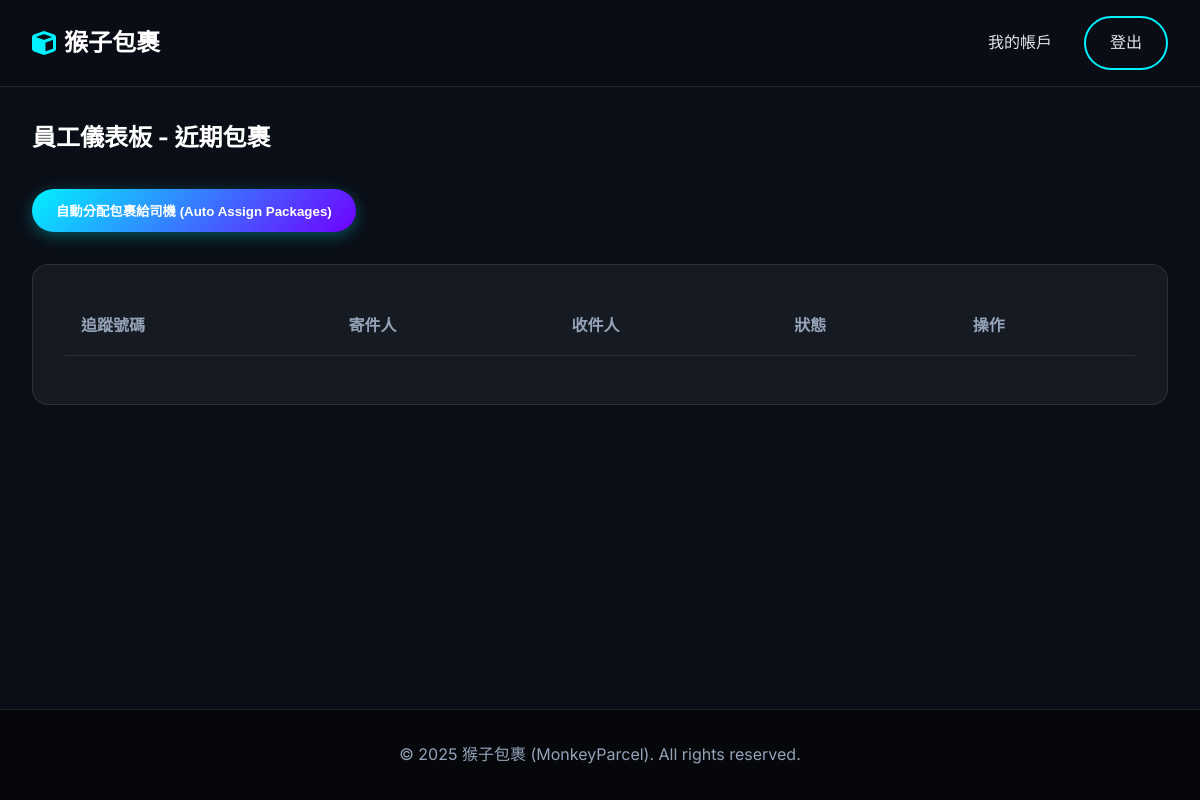
The page /dashboard (signed in) on the database as committed earlier.
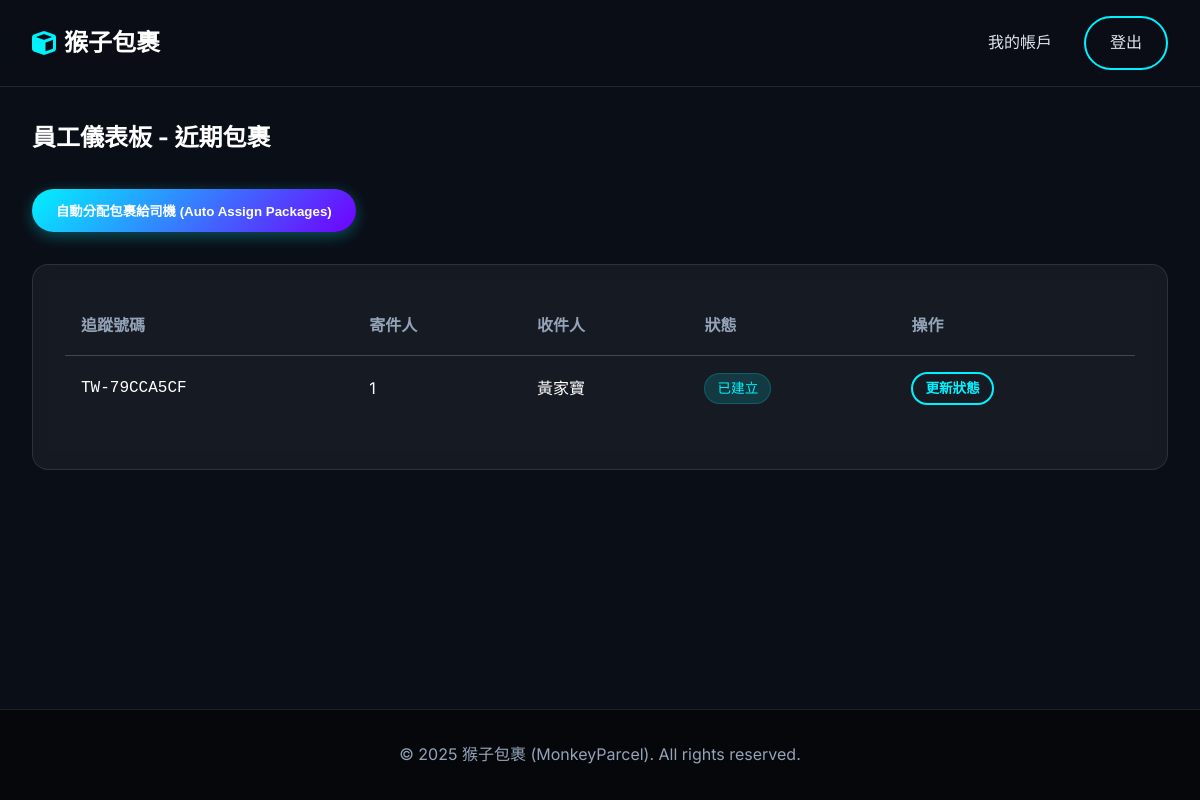
The same page on the database as committed later.
### app/models.py (models this page shows, shortened)
class Package(Base):
    __tablename__ = 'packages'
    id: Mapped[int] = mapped_column(primary_key=True)
    tracking_number: Mapped[str] = mapped_column(String(20), unique=True, nullable=False) # 物流單號
    sender_id: Mapped[int] = mapped_column(ForeignKey('customers.id'), nullable=False)
    recipient_name: Mapped[str] = mapped_column(String(100), nullable=False)
    recipient_address: Mapped[str] = mapped_column(String(200), nullable=False)
    recipient_phone: Mapped[str] = mapped_column(String(20), nullable=False)
    weight: Mapped[float] = mapped_column(Float, nullable=False) # 重量 (kg)
    width: Mapped[float] = mapped_column(Float, nullable=False)  # 寬 (cm)
    height: Mapped[float] = mapped_column(Float, nullable=False) # 高 (cm)
    length: Mapped[float] = mapped_column(Float, nullable=False) # 長 (cm)
    declared_value: Mapped[float] = mapped_column(Float, default=0.0) # 報值金額 (保險用)
    content_description: Mapped[str] = mapped_column(String(255), nullable=True) # 內容物描述
    package_type: Mapped[PackageType] = mapped_column(Enum(PackageType), default=PackageType.SMALL_BOX)
    delivery_speed: Mapped[DeliverySpeed] = mapped_column(Enum(DeliverySpeed), default=DeliverySpeed.STANDARD)
    status: Mapped[PackageStatus] = mapped_column(Enum(PackageStatus), default=PackageStatus.CREATED)
    is_hazardous: Mapped[bool] = mapped_column(Boolean, default=False)   # 易燃物/危險品
    is_fragile: Mapped[bool] = mapped_column(Boolean, default=False)     # 易碎品
    is_international: Mapped[bool] = mapped_column(Boolean, default=False) # 國際件
    created_at: Mapped[datetime] = mapped_column(DateTime, default=datetime.now) # 寄件時間
    estimated_delivery: Mapped[datetime] = mapped_column(DateTime, nullable=True) # 預計抵達時間
    shipping_cost: Mapped[float] = mapped_column(Float, default=0.0) # 運費金額
    sender: Mapped["Customer"] = relationship("Customer", back_populates="packages", foreign_keys=[sender_id])
    tracking_events: Mapped[List["TrackingEvent"]] = relationship("TrackingEvent", back_populates="package", cascade="all, delete-orphan")
    assigned_driver_id: Mapped[Optional[int]] = mapped_column(ForeignKey('users.id'), nullable=True)
    assigned_driver: Mapped[Optional["User"]] = relationship("User", foreign_keys=[assigned_driver_id])
    @property
    def status_label(self):
        return PACKAGE_STATUS_LABELS.get(self.status, self.status.value)

class User(Base):
    __tablename__ = 'users'
    id: Mapped[int] = mapped_column(primary_key=True)
    username: Mapped[str] = mapped_column(String(50), unique=True, nullable=False)
    password_hash: Mapped[str] = mapped_column(String(128), nullable=False)
    full_name: Mapped[str] = mapped_column(String(100), nullable=False)
    email: Mapped[str] = mapped_column(String(120), unique=True, nullable=False)
    phone: Mapped[str] = mapped_column(String(20), nullable=False)
    address: Mapped[str] = mapped_column(String(200), nullable=True)
    role: Mapped[UserRole] = mapped_column(Enum(UserRole), default=UserRole.CUSTOMER)
    type: Mapped[str] = mapped_column(String(50))
    __mapper_args__ = {
        'polymorphic_identity': 'user',
        'polymorphic_on': type
    }

### app/routes.py (the view, shortened to what this page needs)
@main.route('/dashboard')
@login_required
def dashboard():
    user_id = session['user_id']
    role = session['user_role']
    if role == 'customer':
        packages = services.get_user_packages(user_id)
        return render_template('dashboard_customer.html', packages=packages)
    elif role == 'driver':
        packages = services.get_packages_for_driver(session['user_id'])
        return render_template('dashboard_employee.html', packages=packages, is_driver=True)
    elif role == 'admin':
        return render_template('dashboard_admin.html')
    elif role == 'warehouse':
        recent_packages = db.session.execute(
            db.select(models.Package)
            .filter(models.Package.status.notin_([
                models.PackageStatus.OUT_FOR_DELIVERY,
                models.PackageStatus.DELIVERED
            ]))
            .order_by(models.Package.created_at.desc())
            .limit(20)
        ).scalars().all()
        return render_template('dashboard_employee.html', packages=recent_packages)
    return "Unknown Role"

### app/routes.py (called while the page is built)
def login_required(f):
    @wraps(f)
    def decorated_function(*args, **kwargs):
        if 'user_id' not in session:
            return redirect(url_for('main.login'))
        return f(*args, **kwargs)
    return decorated_function

### app/templates/dashboard_employee.html (shortened to what this page needs)
{% extends "base.html" %}
{% block content %}
<div class="container">
    {% if is_driver %}
    <h2 style="margin-bottom: 2rem;">司機派送清單 (My Deliveries)</h2>
    <p style="color: var(--text-muted);">顯示「派送中」或「分揀中(可取件)」的包裹。</p>
    {% else %}
    <h2 style="margin-bottom: 2rem;">員工儀表板 - 近期包裹</h2>
    <div style="margin-bottom: 2rem;">
        <form action="{{ url_for('main.auto_assign') }}" method="post" style="display: inline;">
            <button type="submit" class="btn btn-primary">
                自動分配包裹給司機 (Auto Assign Packages)
            </button>
        </form>
    </div>
    {% endif %}
    <div class="card">
        <table class="table">
            <thead>
                <tr>
                    <th>追蹤號碼</th>
                    <th>寄件人</th>
                    <th>收件人</th>
                    <th>狀態</th>
                    <th>操作</th>
                </tr>
            </thead>
            <tbody>
                {% for pkg in packages %}
                <tr>
                    <td style="font-family: 'Roboto Mono', monospace;">{{ pkg.tracking_number }}</td>
                    <td>{{ pkg.sender.full_name }}</td>
                    <td>{{ pkg.recipient_name }}</td>
                    <td>
                        <span class="badge badge-info">
                            {{ pkg.status_label }}
                        </span>
                    </td>
                    <td>
                        <a href="{{ url_for('main.tracking_result', tracking_number=pkg.tracking_number) }}"
                            class="btn btn-outline" style="padding: 0.25rem 0.75rem; font-size: 0.85rem;">更新狀態</a>
                    </td>
                </tr>
                {% endfor %}
            </tbody>
        </table>
    </div>
</div>
{% endblock %}

Rows that differ between the two databases and show on the page:
added Package: tracking_number "TW-79CCA5CF", sender.full_name "1", recipient_name "黃家寶", status_label "已建立"
